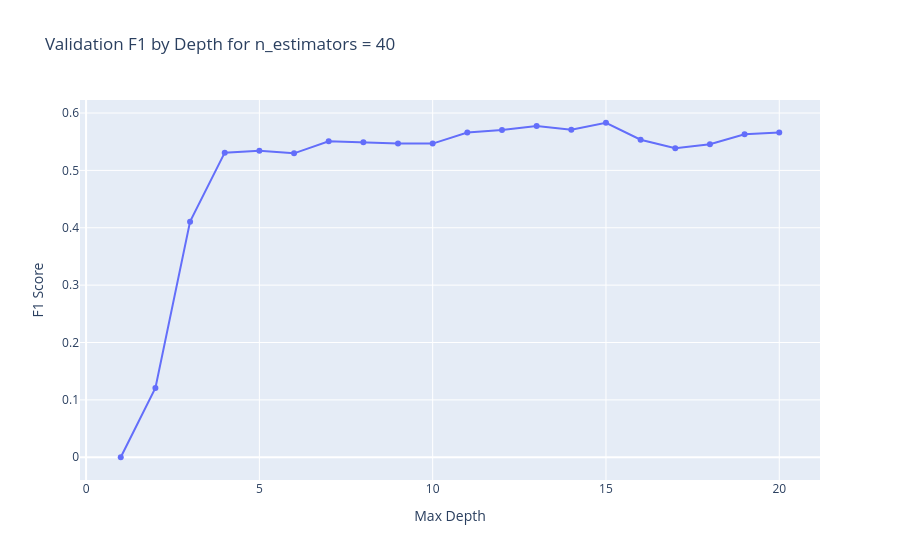

Notebook cell for this chart:
### Markdown cell above
### 3.2 - RandomForestClassifier

Random Forest model performs better with Label Encoding.

### Code cell
model_rfc, n_estimators, depth, f1_rfc, roc_auc_rfc = rfc_optimizer(
    features_train_le,
    target_train_le,
    features_val_le,
    target_val_le
)


scores_df.loc[len(scores_df)] = [
    'model_rfc', 
    n_estimators, 
    depth, 
    f1_rfc, 
    roc_auc_rfc
]

### Figure 1 — Plotly figure (JSON) as saved in the notebook; plotly's stock layout.template omitted (floating-point values rounded to 4 significant figures)
{"data": [{"hovertemplate": "Max Depth=%{x}<br>F1 Score=%{y}<extra></extra>", "legendgroup": "", "line": {"color": "#636efa", "dash": "solid"}, "marker": {"symbol": "circle"}, "mode": "lines+markers", "name": "", "orientation": "v", "showlegend": false, "type": "scatter", "x": [1.0, 2.0, 3.0, 4.0, 5.0, 6.0, 7.0, 8.0, 9.0, 10.0, 11.0, 12.0, 13.0, 14.0, 15.0, 16.0, 17.0, 18.0, 19.0, 20.0], "xaxis": "x", "y": [0.0, 0.1209, 0.4107, 0.5309, 0.5343, 0.5297, 0.5509, 0.549, 0.547, 0.5467, 0.566, 0.5704, 0.5772, 0.5709, 0.5831, 0.5535, 0.5387, 0.5455, 0.5628, 0.5662], "yaxis": "y"}], "layout": {"legend": {"tracegroupgap": 0}, "title": {"text": "Validation F1 by Depth for n_estimators = 40"}, "xaxis": {"anchor": "y", "domain": [0, 1], "title": {"text": "Max Depth"}}, "yaxis": {"anchor": "x", "domain": [0, 1], "title": {"text": "F1 Score"}}}}
